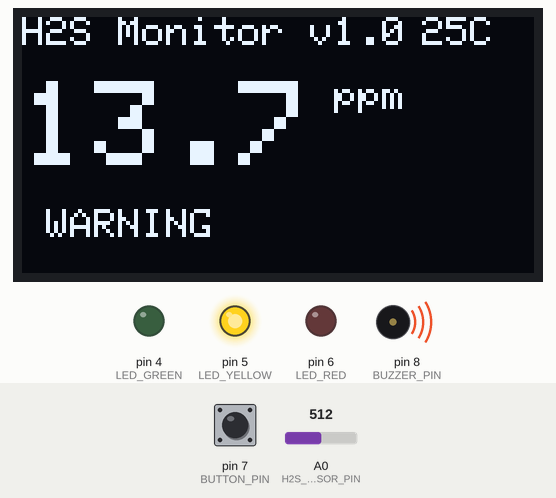
The sketch below on a simulated Arduino Uno, built with avr-gcc and run on an emulated ATmega328P. Parts: 128×64 one-colour display, output pins drawn as LEDs (lit = HIGH), buzzer (waves = sounding, pin HIGH). The inputs (shaded band) are chosen by the test bench; at power-on: A0 (H2S_SENSOR_PIN) = 512, pin 7 (BUTTON_PIN) HIGH. What the sketch prints to the serial monitor is not drawn.

Above: at 3.2 s.
3.3 s: A0 (H2S_SENSOR_PIN) set to 620
At 4.6 s:
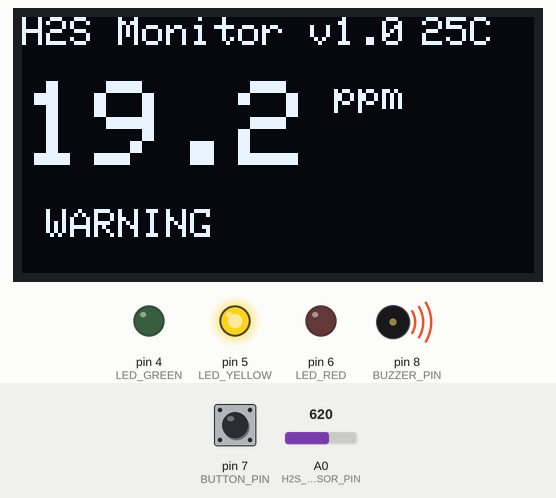
6.3 s: A0 (H2S_SENSOR_PIN) set to 648
At 7.6 s:
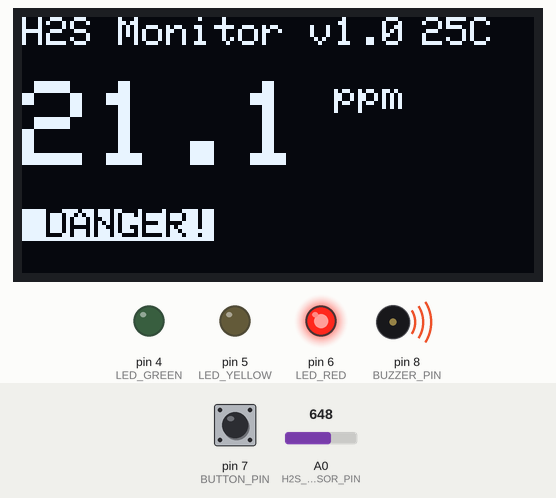
7.9 s: pin 7 (BUTTON_PIN) pulled LOW for 1 s
At 10.2 s:
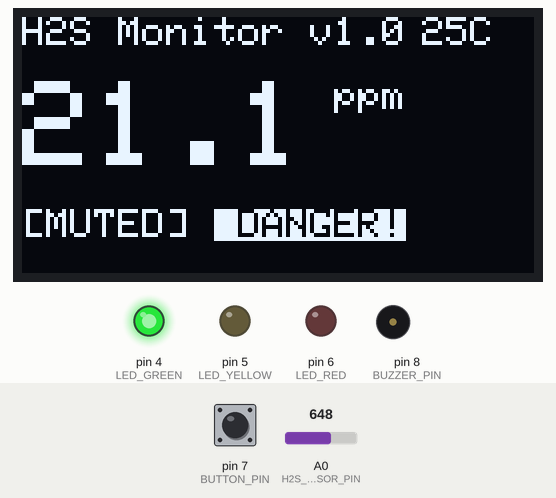
10.5 s: A0 (H2S_SENSOR_PIN) set to 511
At 11.2 s:
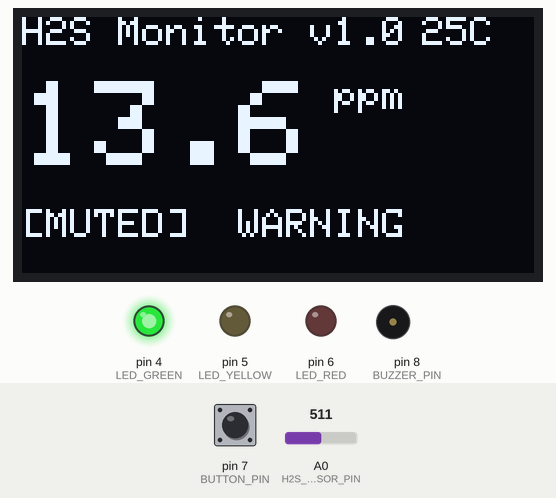
12.1 s: A0 (H2S_SENSOR_PIN) set to 425
At 13.2 s:
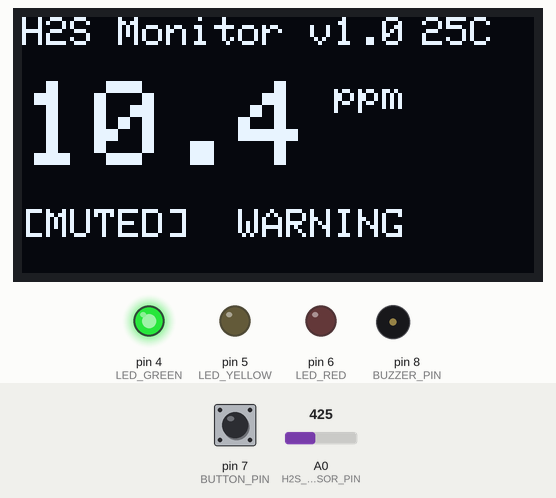
13.6 s: A0 (H2S_SENSOR_PIN) set to 404
At 15.0 s:
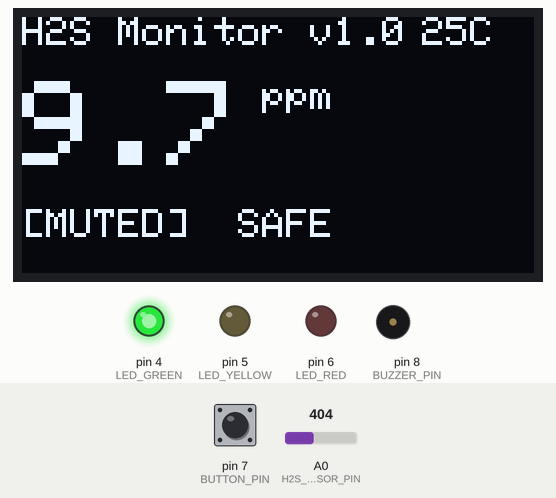
Timing chart, 0 to 16.1 s (numbered marks = the images above; inputs shaded):
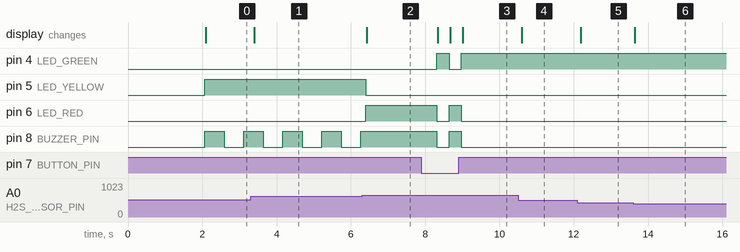

The sketch:

H2S_Monitor.ino
```cpp
/*
 * 硫化氢监测装置 - 主程序
 * 版本: v1.0
 * 日期: 2026-04-29
 */

#include <Wire.h>
#include <Adafruit_GFX.h>
#include <Adafruit_SSD1306.h>
#include "MQ136.h"

// 引脚定义
#define H2S_SENSOR_PIN A0        // MQ-136传感器模拟引脚
#define BUZZER_PIN 8             // 蜂鸣器引脚
#define LED_GREEN 4             // 绿色LED
#define LED_YELLOW 5            // 黄色LED
#define LED_RED 6               // 红色LED
#define BUTTON_PIN 7            // 按键引脚

// 报警阈值 (ppm)
#define THRESHOLD_WARNING 10.0   // 警告阈值
#define THRESHOLD_DANGER 20.0    // 危险阈值

// 显示配置
#define SCREEN_WIDTH 128
#define SCREEN_HEIGHT 64
#define OLED_RESET -1
Adafruit_SSD1306 display(SCREEN_WIDTH, SCREEN_HEIGHT, &Wire, OLED_RESET);

// 传感器对象
MQ136 h2sSensor(H2S_SENSOR_PIN);

// 全局变量
float h2sConcentration = 0.0;    // H2S浓度
float temperature = 25.0;         // 温度补偿
unsigned long lastUpdate = 0;    // 上次更新时间
bool alarmMuted = false;          // 报警静音标志

/*
 * 初始化函数
 */
void setup() {
    Serial.begin(9600);

    // 初始化引脚
    pinMode(BUZZER_PIN, OUTPUT);
    pinMode(LED_GREEN, OUTPUT);
    pinMode(LED_YELLOW, OUTPUT);
    pinMode(LED_RED, OUTPUT);
    pinMode(BUTTON_PIN, INPUT_PULLUP);

    // 关闭所有LED和蜂鸣器
    digitalWrite(BUZZER_PIN, LOW);
    digitalWrite(LED_GREEN, LOW);
    digitalWrite(LED_YELLOW, LOW);
    digitalWrite(LED_RED, LOW);

    // 初始化OLED显示屏
    Wire.begin();
    if (!display.begin(SSD1306_SWITCHCAPVCC, 0x3C)) {
        Serial.println("OLED初始化失败");
        while (1);
    }

    display.clearDisplay();
    display.setTextColor(SSD1306_WHITE);
    display.setTextSize(2);
    display.println("H2S Monitor");
    display.setTextSize(1);
    display.println("Initializing...");
    display.display();

    delay(2000);

    Serial.println("硫化氢监测装置初始化完成");
}

/*
 * 主循环
 */
void loop() {
    // 读取H2S浓度
    h2sConcentration = h2sSensor.getH2S(temperature);

    // 检查报警状态
    checkAlarm();

    // 更新显示
    updateDisplay();

    // 检查按钮（静音功能）
    if (digitalRead(BUTTON_PIN) == LOW) {
        alarmMuted = !alarmMuted;
        delay(200);
    }

    // 串口输出
    if (millis() - lastUpdate > 1000) {
        Serial.print("H2S: ");
        Serial.print(h2sConcentration);
        Serial.println(" ppm");
        lastUpdate = millis();
    }

    delay(100);
}

/*
 * 检查报警状态
 */
void checkAlarm() {
    if (alarmMuted) {
        // 静音模式下关闭所有报警
        digitalWrite(LED_GREEN, HIGH);
        digitalWrite(LED_YELLOW, LOW);
        digitalWrite(LED_RED, LOW);
        digitalWrite(BUZZER_PIN, LOW);
        return;
    }

    if (h2sConcentration >= THRESHOLD_DANGER) {
        // 危险级别 - 红色LED + 持续蜂鸣
        digitalWrite(LED_GREEN, LOW);
        digitalWrite(LED_YELLOW, LOW);
        digitalWrite(LED_RED, HIGH);
        digitalWrite(BUZZER_PIN, HIGH);
    }
    else if (h2sConcentration >= THRESHOLD_WARNING) {
        // 警告级别 - 黄色LED + 间歇蜂鸣
        digitalWrite(LED_GREEN, LOW);
        digitalWrite(LED_YELLOW, HIGH);
        digitalWrite(LED_RED, LOW);

        // 间歇蜂鸣
        static unsigned long lastBeep = 0;
        if (millis() - lastBeep > 500) {
            digitalWrite(BUZZER_PIN, !digitalRead(BUZZER_PIN));
            lastBeep = millis();
        }
    }
    else {
        // 安全级别 - 绿色LED
        digitalWrite(LED_GREEN, HIGH);
        digitalWrite(LED_YELLOW, LOW);
        digitalWrite(LED_RED, LOW);
        digitalWrite(BUZZER_PIN, LOW);
    }
}

/*
 * 更新OLED显示
 */
void updateDisplay() {
    display.clearDisplay();
    display.setTextColor(SSD1306_WHITE);

    // 显示标题
    display.setTextSize(1);
    display.setCursor(0, 0);
    display.println("H2S Monitor v1.0");

    // 显示浓度值
    display.setTextSize(3);
    display.setCursor(0, 16);
    display.print(h2sConcentration, 1);
    display.setTextSize(1);
    display.print(" ppm");

    // 显示状态
    display.setTextSize(1);
    display.setCursor(0, 48);
    if (alarmMuted) {
        display.print("[MUTED] ");
    }

    if (h2sConcentration >= THRESHOLD_DANGER) {
        display.setTextColor(SSD1306_BLACK, SSD1306_WHITE);
        display.print(" DANGER!");
    }
    else if (h2sConcentration >= THRESHOLD_WARNING) {
        display.print(" WARNING");
    }
    else {
        display.print(" SAFE");
    }

    // 显示温度
    display.setTextColor(SSD1306_WHITE);
    display.setCursor(100, 0);
    display.print(temperature, 0);
    display.print("C");

    display.display();
}
```

Measured:
- the behaviour switches between 631 and 632 on A0 (H2S_SENSOR_PIN) (found by bisection; images 1 and 2)
- the behaviour switches between 414 and 413 on A0 (H2S_SENSOR_PIN) (found by bisection; images 5 and 6)
- after the input at 3.3 s, the display: changes after 0.11 s (image 1)
- after the input at 6.3 s, pin 5 (LED_YELLOW): HIGH → LOW after 0.10 s; pin 6 (LED_RED): LOW → HIGH after 0.10 s; pin 8 (BUZZER_PIN): stays HIGH (without the input it goes to LOW after 0.49 s); the display: changes after 0.13 s (image 2)
- after the input at 7.9 s, pin 4 (LED_GREEN): LOW → HIGH after 0.41 s, → LOW 0.33 s later, → HIGH 0.33 s later; pin 6 (LED_RED), pin 8 (BUZZER_PIN): HIGH → LOW after 0.41 s, → HIGH 0.33 s later, → LOW 0.33 s later; the display: changes after 0.44 s (image 3)
- after the input at 10.5 s, the display: changes after 0.11 s (image 4)
- after the input at 12.1 s, the display: changes after 0.09 s (image 5)
- after the input at 13.6 s, the display: changes after 0.05 s (image 6)
